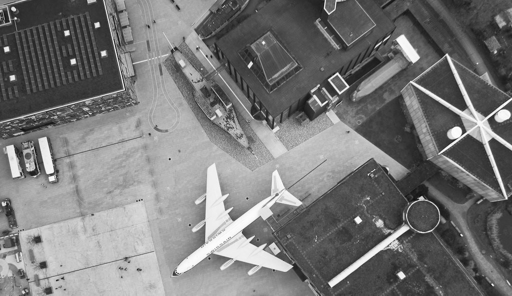
#> input picture Lab2/IMG1.png, 512 x 296 px
$ jupyter execute 'lab2_practice .ipynb'
#> lines starting #> are read from the running program, lines starting #| are printed output that depends on the picture
[cell 1]
#%matplotlib inline
import numpy as np
from matplotlib import pyplot as plt
import cv2
import imageio
import SimpleITK
import sys
from pylab import *

[cell 2]
img1=cv2.imread('IMG1.png',0)
#> img1 is the input picture: shape (296, 512); min 14, max 255, mean 120.4
img2=cv2.imread('IMG2.png',0)
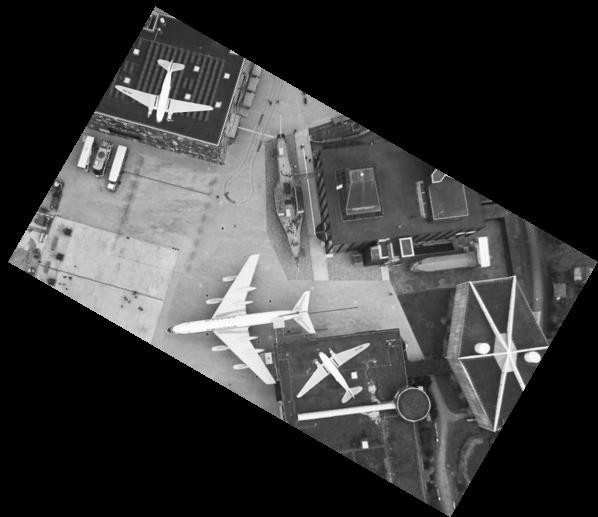
#> input picture Lab2/IMG2.png, 598 x 517 px
#> img2 is the input picture: shape (517, 598); min 0, max 255, mean 60.2

[cell 3]
plt.imshow(img1,cmap='gray')
plt.show()

plt.imshow(img2,cmap='gray')
plt.show()

[cell 4]
def bilinear_interpolate(zero_padded_source_image, x, y):
    # shape of the zero padded image
    dx, dy = np.shape(zero_padded_source_image)
    # get the shape of the original image
    dx, dy = dx-2, dy-2
    # +1 as we are taking coordinates with respect to a zero padded image
    x, y = x+1, y+1

    # x', y', a, b as defined in the lecture
    x_prime = int(np.floor(x))
    y_prime = int(np.floor(y))
    a = x-x_prime
    b = y-y_prime

    if x_prime >= 0 and x_prime <= dx and y_prime >= 0 and y_prime <= dy:
        # intensity value using bilinear interpolation
        intensity_val = (1-a)*(1-b)*zero_padded_source_image[x_prime, y_prime] \
            + (1-a)*b*zero_padded_source_image[x_prime, y_prime+1] \
            + a*(1-b)*zero_padded_source_image[x_prime+1, y_prime] \
            + a*b*zero_padded_source_image[x_prime+1, y_prime+1]
    else:
        # If the (xs, ys) does not exist in the source image, assign 0
        # for the corresponding (xt, yt) in the target image
        intensity_val = 0

    return intensity_val

[cell 5]
def corresponding_points_2D(H, x):
    # x is of the form [x1, y1, 1], i.e., in homogenous coordinates.
    #  H is the homography matrix
    x_prime = H@x
    if x_prime[-1]!=0:
        # return in non homogenous coordinates
        return x_prime[0]/x_prime[-1], x_prime[1]/x_prime[-1]
    else:
        # Homognous coordinates of the form [a, b, c] can be
        # converted to non homogenous only if c!=0. In case that condition is
        # violated, we set the non homogenous coordinates to (0,0) even though
        # in reality such a point does not have a finite representation in
        # non homogenous coordinates
        return 0, 0

[cell 6]
def A_matrix(points, corresponding_points):
    # Check that the number of points and their corresponding
    # points is equal
    #assert len(points) == len(corresponding_points), "Mismatch in number of points"
    n_correspondances = len(points)
    # from each point correspondance we get two values
    A_mat = np.zeros((2*n_correspondances, 5))
    for i in range(n_correspondances):
        x, y = points[i]
        x_prime, y_prime = corresponding_points[i]
        # As defined above
        A_mat[2*i] = [x, y, 1, 0, -x_prime]
        A_mat[2*i+1] = [y, -x, 0, 1, -y_prime]
    return A_mat

[cell 7]
def compute_homography(A_matrix):
    # NumPy SVD gives singular values in decreasing order
    u, s, v_transpose = np.linalg.svd(A_matrix)
    # take the last row of v_transpose
    a, b, c, d, h = v_transpose[-1]
    # construct the appropriate 3x3 matrix
    H = np.array([[a, b, c], [-b, a, d], [0, 0, h]]).reshape(3,3)
    return H

[cell 8]
def transform_image(source_image, H):
    # zero padding the image for bilinear interpolation
    x, y = np.shape(source_image)
#> x = 517; y = 598
    image = np.zeros((x+2, y+2))
    image[1:-1, 1:-1] = source_image
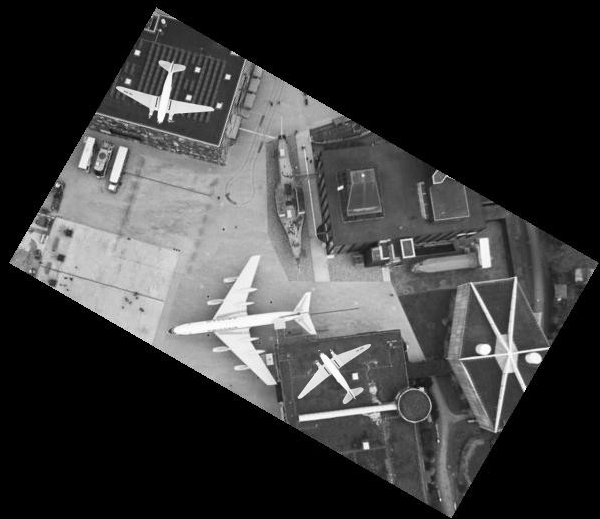
#> image: shape (519, 600) float64; min 0, max 255, mean 59.8
    # Compute inv(H) to map target coordinates to source coordinates
    H_inv = np.linalg.inv(H)

    target_image = np.zeros((x, y))

    for xt in range(x):
        for yt in range(y):
            # convert to homogenous coordinates
            vec = np.array([xt, yt, 1])
            # calculate the corresponding points for
            # (xt, yt) in the source image
            xs, ys = corresponding_points_2D(H_inv, vec)
            # Assign the value using bilinear interpolation
            val = bilinear_interpolate(image, xs, ys)
            target_image[xt, yt] = val
#> this loop made 517 passes
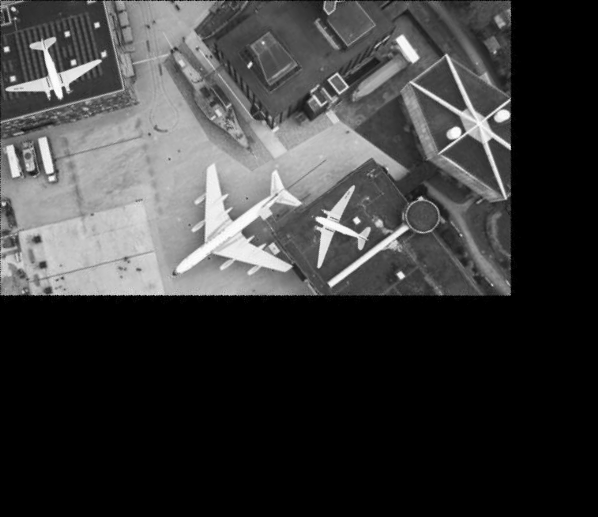
#> target_image: shape (517, 598) float64; min 0, max 254.8, mean 60.1

    return target_image

[cell 9]
points = np.array([[29, 124], [157, 372]])
corresponding_points = np.array([[93, 248], [328, 399]])
#assert len(points) == len(corresponding_points), "Number of points is not the same as the number of corresponding points"
n_correspondances = len(points)

[cell 10]
A = A_matrix(corresponding_points, points)
H = compute_homography(A)
new_image = transform_image(img2, H)

[cell 11]
plt.imshow(new_image,cmap='gray')
plt.show

[cell 12]
x1, y1 = np.shape(img1)
cropped = new_image[:x1, :y1]
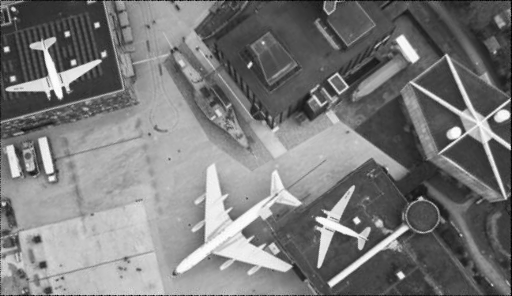
#> cropped: shape (296, 512) float64; min 0, max 254.8, mean 122.4
plt.imshow(cropped,cmap='gray')
plt.show()

[cell 13]
diff=img1-cropped
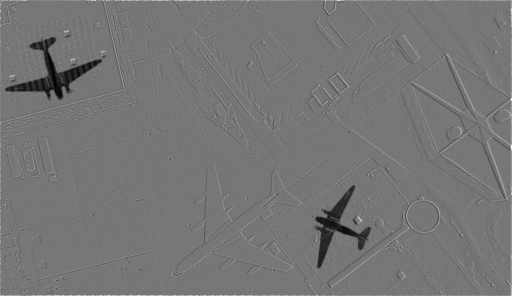
#> diff: shape (296, 512) float64; min -215.3, max 245.8, mean -2; drawn with min black and max white
plt.imshow(diff,cmap='gray')
plt.show()
